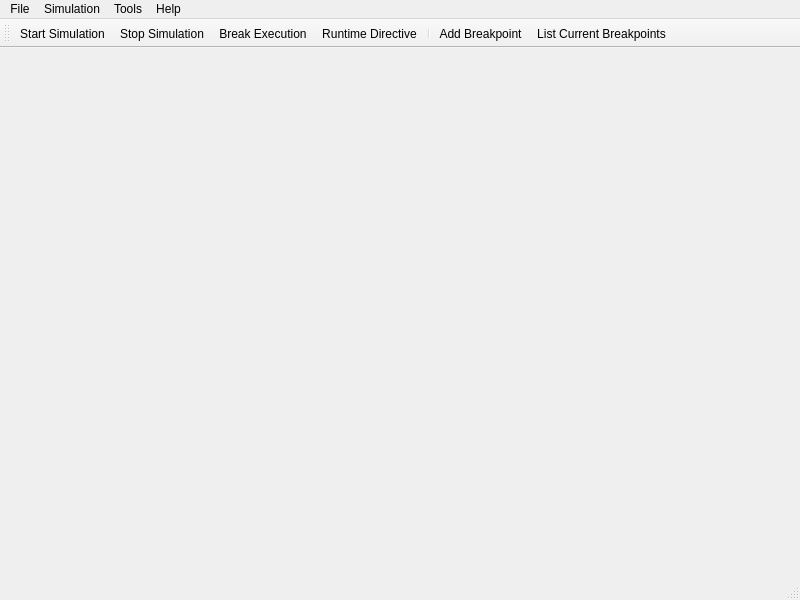
<?xml version="1.0" encoding="UTF-8"?>
<ui version="4.0">
 <class>simUI</class>
 <widget class="QMainWindow" name="simUI">
  <property name="geometry">
   <rect>
    <x>0</x>
    <y>0</y>
    <width>800</width>
    <height>600</height>
   </rect>
  </property>
  <property name="windowTitle">
   <string>simUI</string>
  </property>
  <widget class="QWidget" name="centralWidget"/>
  <widget class="QMenuBar" name="menuBar">
   <property name="geometry">
    <rect>
     <x>0</x>
     <y>0</y>
     <width>800</width>
     <height>20</height>
    </rect>
   </property>
   <widget class="QMenu" name="menuFile">
    <property name="title">
     <string>File</string>
    </property>
    <addaction name="separator"/>
    <addaction name="separator"/>
    <addaction name="actionSet_Simulation_Source"/>
    <addaction name="separator"/>
    <addaction name="actionExit"/>
   </widget>
   <widget class="QMenu" name="menuAbout">
    <property name="title">
     <string>Help</string>
    </property>
    <addaction name="actionAbout_simUI"/>
   </widget>
   <widget class="QMenu" name="menuTools">
    <property name="title">
     <string>Tools</string>
    </property>
    <addaction name="actionCPU_Specific_Debugging_Information"/>
    <addaction name="actionRegister_Inspector"/>
    <addaction name="actionMemory_Inspector"/>
   </widget>
   <widget class="QMenu" name="menuSimulation">
    <property name="title">
     <string>Simulation</string>
    </property>
    <widget class="QMenu" name="menuBreakpoints">
     <property name="title">
      <string>Breakpoints</string>
     </property>
     <addaction name="actionAdd_Breakpoint"/>
     <addaction name="actionList_Current_Breakpoints"/>
    </widget>
    <addaction name="actionStart_Simulation"/>
    <addaction name="actionStop_Simulation"/>
    <addaction name="separator"/>
    <addaction name="menuBreakpoints"/>
    <addaction name="actionBreak_Execution"/>
    <addaction name="actionRuntime_Directive"/>
   </widget>
   <addaction name="menuFile"/>
   <addaction name="menuSimulation"/>
   <addaction name="menuTools"/>
   <addaction name="menuAbout"/>
  </widget>
  <widget class="QToolBar" name="mainToolBar">
   <property name="windowTitle">
    <string>Simulation Toolbar</string>
   </property>
   <property name="toolButtonStyle">
    <enum>Qt::ToolButtonTextBesideIcon</enum>
   </property>
   <attribute name="toolBarArea">
    <enum>TopToolBarArea</enum>
   </attribute>
   <attribute name="toolBarBreak">
    <bool>false</bool>
   </attribute>
   <addaction name="actionStart_Simulation"/>
   <addaction name="actionStop_Simulation"/>
   <addaction name="actionBreak_Execution"/>
   <addaction name="actionRuntime_Directive"/>
   <addaction name="separator"/>
   <addaction name="actionAdd_Breakpoint"/>
   <addaction name="actionList_Current_Breakpoints"/>
  </widget>
  <widget class="QStatusBar" name="statusBar"/>
  <action name="actionExit">
   <property name="text">
    <string>Exit</string>
   </property>
   <property name="shortcut">
    <string/>
   </property>
  </action>
  <action name="actionAbout_simUI">
   <property name="text">
    <string>About simUI...</string>
   </property>
  </action>
  <action name="actionRegister_Inspector">
   <property name="text">
    <string>Register Inspector</string>
   </property>
  </action>
  <action name="actionMemory_Inspector">
   <property name="text">
    <string>Memory Inspector</string>
   </property>
  </action>
  <action name="actionCPU_Specific_Debugging_Information">
   <property name="text">
    <string>CPU Specific Debugging Information</string>
   </property>
  </action>
  <action name="actionStart_Simulation">
   <property name="icon">
    <iconset resource="simUIart.qrc">
     <normaloff>:/icons/art/media-playback-start.png</normaloff>:/icons/art/media-playback-start.png</iconset>
   </property>
   <property name="text">
    <string>Start Simulation</string>
   </property>
  </action>
  <action name="actionStop_Simulation">
   <property name="icon">
    <iconset resource="simUIart.qrc">
     <normaloff>:/icons/art/media-playback-stop.png</normaloff>:/icons/art/media-playback-stop.png</iconset>
   </property>
   <property name="text">
    <string>Stop Simulation</string>
   </property>
  </action>
  <action name="actionBreak_Execution">
   <property name="icon">
    <iconset resource="simUIart.qrc">
     <normaloff>:/icons/art/media-playback-pause.png</normaloff>:/icons/art/media-playback-pause.png</iconset>
   </property>
   <property name="text">
    <string>Break Execution</string>
   </property>
  </action>
  <action name="actionRuntime_Directive">
   <property name="icon">
    <iconset resource="simUIart.qrc">
     <normaloff>:/icons/art/debug-run.png</normaloff>:/icons/art/debug-run.png</iconset>
   </property>
   <property name="text">
    <string>Runtime Directive</string>
   </property>
  </action>
  <action name="actionSet_Simulation_Source">
   <property name="text">
    <string>Set Simulation Source</string>
   </property>
  </action>
  <action name="actionAdd_Breakpoint">
   <property name="text">
    <string>Add Breakpoint</string>
   </property>
  </action>
  <action name="actionList_Current_Breakpoints">
   <property name="icon">
    <iconset resource="simUIart.qrc">
     <normaloff>:/icons/art/flag-red.png</normaloff>:/icons/art/flag-red.png</iconset>
   </property>
   <property name="text">
    <string>List Current Breakpoints</string>
   </property>
  </action>
  <action name="actionCPU_Type_Selection">
   <property name="text">
    <string>CPU Type Selection</string>
   </property>
  </action>
  <action name="actionMemory_Size_Selection">
   <property name="text">
    <string>Memory Size Selection</string>
   </property>
  </action>
 </widget>
 <layoutdefault spacing="6" margin="11"/>
 <resources>
  <include location="simUIart.qrc"/>
 </resources>
 <connections/>
</ui>
